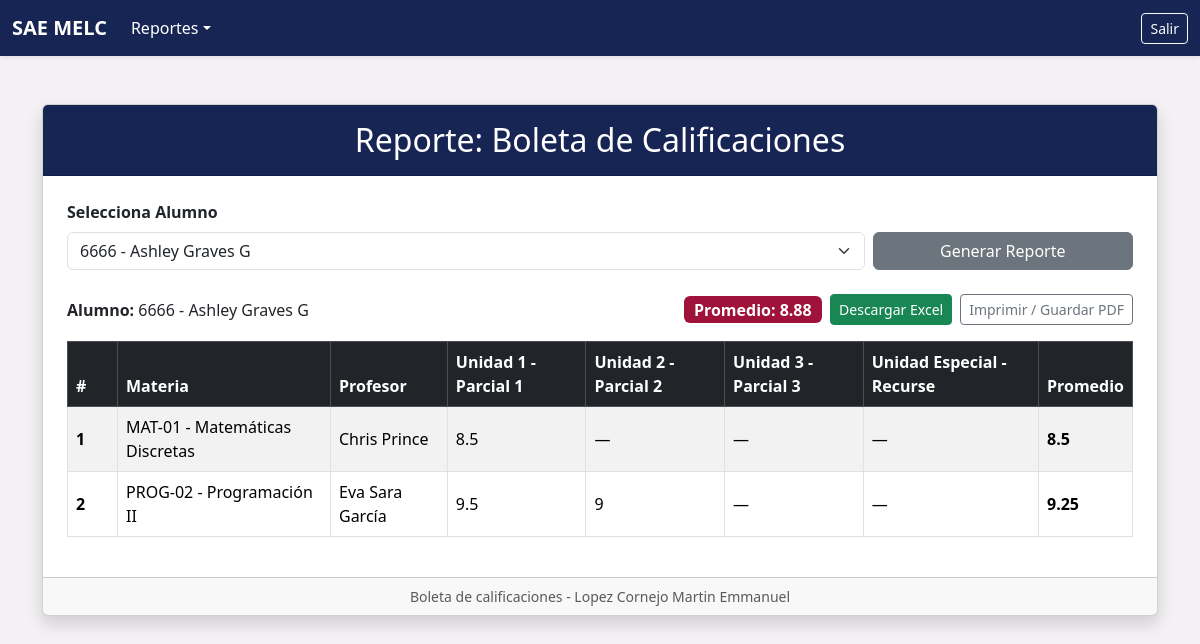
The page /reportes/rep_boleta.php?id_alumno=1 (signed in) on the database its author committed.
### tables this page shows
CREATE TABLE alumnos (
    ID_ALUMNOS        INT AUTO_INCREMENT PRIMARY KEY,
    MATRICULA         VARCHAR(15) NOT NULL,
    NOMBRE            VARCHAR(30) NOT NULL,
    APELLIDO_PATERNO  VARCHAR(20) NOT NULL,
    APELLIDO_MATERNO  VARCHAR(20) NOT NULL,
    DOMICILIO         VARCHAR(80) NOT NULL DEFAULT 'Conocido',
    CORREO            VARCHAR(60) NOT NULL,
    TELEFONO          VARCHAR(20) NOT NULL DEFAULT '5500000000',
    ESTATUS           VARCHAR(4)  NOT NULL DEFAULT 'ALTA'
);

CREATE TABLE unidad (
    ID_UNIDAD    INT AUTO_INCREMENT PRIMARY KEY,
    DESCRIPCION  VARCHAR(255) NOT NULL,
    ESTATUS      VARCHAR(4)   NOT NULL DEFAULT 'ALTA'
);

CREATE TABLE materias (
    ID_MATERIAS     INT AUTO_INCREMENT PRIMARY KEY,
    CLAVE_MATERIA   VARCHAR(15)  NOT NULL,
    NOMBRE_MATERIA  VARCHAR(60)  NOT NULL,
    CREDITOS        VARCHAR(5)   NOT NULL,
    DESCRIPCION     VARCHAR(255) NOT NULL DEFAULT '',
    ESTATUS         VARCHAR(4)   NOT NULL DEFAULT 'ALTA'
);

### conexion.php (called while the page is built, shortened)
<?php
$docRoot = str_replace("\\", "/", $_SERVER["DOCUMENT_ROOT"]);
$appRoot = str_replace("\\", "/", __DIR__);
$base = str_replace($docRoot, "", $appRoot);
function h($texto): string {
    return htmlspecialchars((string)$texto, ENT_QUOTES, "UTF-8");
}
function esAlumno(): bool {
    return (int)($_SESSION["puesto"] ?? 0) === 3;
}
?>

### reportes/rep_boleta.php (the view, shortened to what this page needs)
<?php
include_once("../conexion.php");
$esAl = esAlumno();
$idAlumno = $esAl ? (int)($_SESSION["id_alumno"] ?? 0) : (int)($_GET["id_alumno"] ?? 0);
$alumnos = [];
if (!$esAl) {
    $alumnos = $conexion->query("SELECT ID_ALUMNOS, MATRICULA, NOMBRE, APELLIDO_PATERNO, APELLIDO_MATERNO FROM alumnos WHERE ESTATUS = 'ALTA' ORDER BY APELLIDO_PATERNO, NOMBRE")->fetch_all(MYSQLI_ASSOC);
}
$unidades = $conexion->query("SELECT ID_UNIDAD, DESCRIPCION FROM unidad WHERE ESTATUS = 'ALTA' ORDER BY ID_UNIDAD")->fetch_all(MYSQLI_ASSOC);
$alumnoSel = null;
$filas = [];
$promedioGeneral = null;
if ($idAlumno > 0) {
    $stmt = $conexion->prepare("SELECT * FROM alumnos WHERE ID_ALUMNOS = ?");
    $stmt->bind_param("i", $idAlumno);
    $stmt->execute();
    $alumnoSel = $stmt->get_result()->fetch_assoc() ?: null;
    if ($alumnoSel !== null) {
        $stmt = $conexion->prepare(
            "SELECT m.ID_MATERIAS, m.CLAVE_MATERIA, m.NOMBRE_MATERIA,
                    CONCAT(p.NOMBRE, ' ', p.APELLIDO_PATERNO) AS PROFESOR
             FROM asignatura s
             INNER JOIN materias m ON m.ID_MATERIAS = s.ID_MATERIAS
             INNER JOIN profesores p ON p.ID_PROFESORES = s.ID_PROFESORES
             WHERE s.ID_ALUMNOS = ?
             ORDER BY m.CLAVE_MATERIA"
        );
        $stmt->bind_param("i", $idAlumno);
        $stmt->execute();
        $mats = $stmt->get_result()->fetch_all(MYSQLI_ASSOC);
        $stmtCal = $conexion->prepare("SELECT ID_UNIDAD, CALIFICACION FROM calificaciones WHERE ID_ALUMNOS = ? AND ID_MATERIAS = ?");
        $promediosMaterias = [];
        foreach ($mats as $m) {
            $idMat = (int)$m["ID_MATERIAS"];
            $stmtCal->bind_param("ii", $idAlumno, $idMat);
            $stmtCal->execute();
            $resCal = $stmtCal->get_result();
            $notas = [];
            while ($rc = $resCal->fetch_assoc()) {
                $notas[(int)$rc["ID_UNIDAD"]] = (float)$rc["CALIFICACION"];
            }
            $m["notas"] = $notas;
            $m["promedio"] = count($notas) > 0 ? round(array_sum($notas) / count($notas), 2) : null;
            if ($m["promedio"] !== null) {
                $promediosMaterias[] = $m["promedio"];
            }
            $filas[] = $m;
        }
        if (count($promediosMaterias) > 0) {
            $promedioGeneral = round(array_sum($promediosMaterias) / count($promediosMaterias), 2);
        }
    }
}
?>
<!DOCTYPE html>
<html lang="es">
<head>
    <link href="<?= $base ?>/assets/css/bootstrap.min.css" rel="stylesheet">
</head>
<body>
<?php include_once("../navegacion/nav.php"); ?>
<div class="container mt-5">
    <div class="card shadow">
        <div class="card-header bg-sae-zafiro text-center py-3">
            <h2 class="mb-0">Reporte: Boleta de Calificaciones</h2>
        </div>
        <div class="card-body p-4">
            <?php if (!$esAl) { ?>
                <form method="GET" class="mb-4 no-imprimir">
                    <label class="form-label fw-bold">Selecciona Alumno</label>
                    <div class="row g-2">
                        <div class="col-md-9">
                            <select name="id_alumno" class="form-select" required>
                                <?php foreach ($alumnos as $a) { ?>
                                    <option value="<?= $a["ID_ALUMNOS"] ?>" <?= $idAlumno === (int)$a["ID_ALUMNOS"] ? "selected" : "" ?>>
                                        <?= h($a["MATRICULA"] . " - " . $a["NOMBRE"] . " " . $a["APELLIDO_PATERNO"] . " " . $a["APELLIDO_MATERNO"]) ?>
                                    </option>
                                <?php } ?>
                            </select>
                        </div>
                        <div class="col-md-3">
                            <button type="submit" class="btn btn-secondary w-100">Generar Reporte</button>
                        </div>
                    </div>
                </form>
            <?php } ?>
            <?php if ($alumnoSel !== null) { ?>
                <div class="d-flex justify-content-between align-items-center flex-wrap gap-2 mb-3">
                    <div>
                        <strong>Alumno:</strong> <?= h($alumnoSel["MATRICULA"] . " - " . $alumnoSel["NOMBRE"] . " " . $alumnoSel["APELLIDO_PATERNO"] . " " . $alumnoSel["APELLIDO_MATERNO"]) ?>
                    </div>
                    <div class="d-flex align-items-center gap-2">
                        <?php if ($promedioGeneral !== null) { ?>
                            <span class="badge badge-sae fs-6">Promedio: <?= h($promedioGeneral) ?></span>
                        <?php } ?>
                        <?php if (count($filas) > 0) { ?>
                            <a href="?id_alumno=<?= $idAlumno ?>&descargar=1" class="btn btn-success btn-sm no-imprimir">Descargar Excel</a>
                        <?php } ?>
                        <button type="button" class="btn btn-outline-secondary btn-sm no-imprimir" onclick="window.print()">Imprimir / Guardar PDF</button>
                    </div>
                </div>
                <div class="table-responsive">
                    <table class="table table-bordered table-striped align-middle">
                        <thead class="table-dark">
                            <tr>
                                <th style="width: 50px;">#</th>
                                <th>Materia</th>
                                <th>Profesor</th>
                                <?php foreach ($unidades as $u) { ?><th><?= h($u["DESCRIPCION"]) ?></th><?php } ?>
                                <th>Promedio</th>
                            </tr>
                        </thead>
                        <tbody>
                            <?php foreach ($filas as $i => $f) { ?>
                                <tr>
                                    <td class="fw-bold"><?= $i + 1 ?></td>
                                    <td><?= h($f["CLAVE_MATERIA"] . " - " . $f["NOMBRE_MATERIA"]) ?></td>
                                    <td><?= h($f["PROFESOR"]) ?></td>
                                    <?php foreach ($unidades as $u) {
                                        $idU = (int)$u["ID_UNIDAD"];
                                    ?>
                                        <td><?= isset($f["notas"][$idU]) ? h($f["notas"][$idU]) : "—" ?></td>
                                    <?php } ?>
                                    <td><strong><?= $f["promedio"] !== null ? h($f["promedio"]) : "—" ?></strong></td>
                                </tr>
                            <?php } ?>
                        </tbody>
                    </table>
                </div>
            <?php } ?>
        </div>
        <div class="card-footer text-center text-muted small">
            Boleta de calificaciones - Lopez Cornejo Martin Emmanuel
        </div>
    </div>
</div>
</body>
</html>

### navegacion/nav.php (shortened to what this page needs)
<nav class="navbar navbar-expand-lg navbar-dark bg-sae-zafiro shadow-sm">
  <div class="container-fluid">
    <a class="navbar-brand fw-bold" href="<?= $base ?>/principal.php">SAE MELC</a>
    <div class="collapse navbar-collapse" id="navPrincipal">
      <ul class="navbar-nav me-auto mb-2 mb-lg-0">
        <li class="nav-item dropdown">
          <a class="nav-link dropdown-toggle text-white" href="#" role="button" data-bs-toggle="dropdown">Reportes</a>
        </li>
      </ul>
      <div class="d-flex align-items-center gap-2">
        <a href="<?= $base ?>/logout.php" class="btn btn-outline-light btn-sm ms-2">Salir</a>
      </div>
    </div>
  </div>
</nav>

### navegacion/nav.php (style rules this page uses)
body { background-color: #f3f1f4 !important; }
.bg-sae-zafiro { background-color: #172554 !important; color: #ffffff !important; }
.badge-sae { background-color: #9f1239 !important; color: #ffffff !important; }

### rows shown on the page
alumnos: MATRICULA+NOMBRE+APELLIDO_PATERNO "6666 - Ashley Graves G"
unidad: DESCRIPCION "Unidad 1 - Parcial 1", ID_UNIDAD "8.5", ID_UNIDAD "9.5"
unidad: DESCRIPCION "Unidad 2 - Parcial 2", ID_UNIDAD "9"
unidad: DESCRIPCION "Unidad 3 - Parcial 3"
unidad: DESCRIPCION "Unidad Especial - Recurse"
materias: CLAVE_MATERIA+NOMBRE_MATERIA "MAT-01 - Matemáticas Discretas", PROFESOR "Chris Prince", promedio "8.5"
materias: CLAVE_MATERIA+NOMBRE_MATERIA "PROG-02 - Programación II", PROFESOR "Eva Sara García", promedio "9.25"

### other values the page prints
$promedioGeneral "8.88"
form field id_alumno "6666 - Ashley Graves G"
